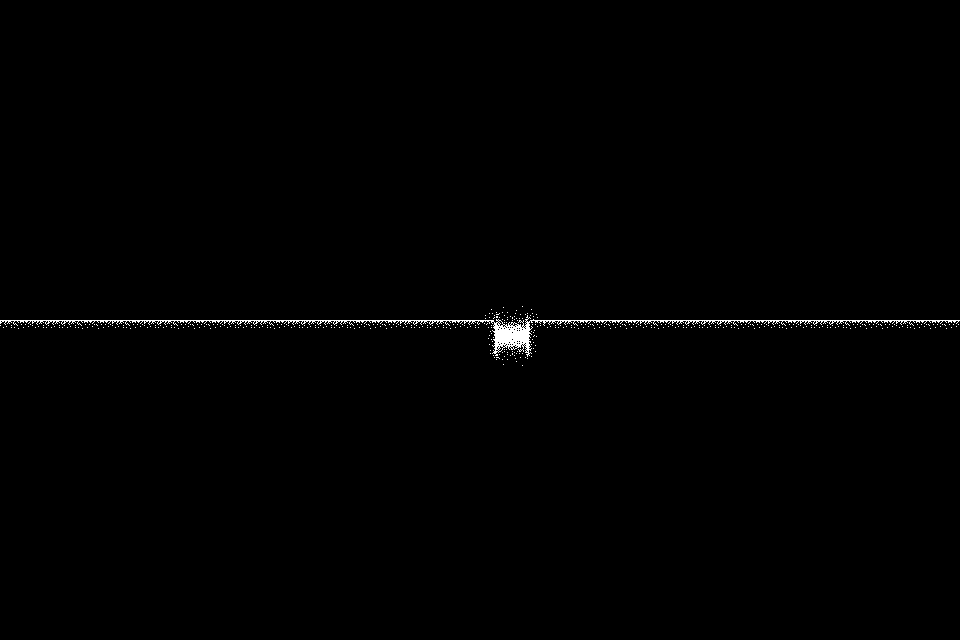

A level layout from a 2D game, rendered from its tile map. Below: a short description, then the map file with tile-grid data replaced by summaries:
An orthogonal 60x40 tile map with 16x16 px tiles, 4 tile layers (BackgroundColor, Playground, Background, Foreground) and 3 objects (spawnBlobby, spawnKing, spawnBlobbyReal).

<map version="1.2" tiledversion="1.2.1" orientation="orthogonal" renderorder="right-down" width="60" height="40" tilewidth="16" tileheight="16" infinite="0" nextlayerid="6" nextobjectid="4">
 <tileset firstgid="1" name="BW-tiles-full" tilewidth="16" tileheight="16" tilecount="160" columns="10">
  <image source="../tilesets/BW-tiles-full.png" width="160" height="256" />
  <tile id="7">
   <properties>
    <property name="collides" type="bool" value="true" />
   </properties>
  </tile>
  <tile id="8">
   <properties>
    <property name="collides" type="bool" value="true" />
   </properties>
  </tile>
  <tile id="9">
   <properties>
    <property name="collides" type="bool" value="true" />
   </properties>
  </tile>
  <tile id="10">
   <properties>
    <property name="collides" type="bool" value="true" />
   </properties>
  </tile>
  <tile id="11">
   <properties>
    <property name="collides" type="bool" value="true" />
   </properties>
  </tile>
  <tile id="12">
   <properties>
    <property name="collides" type="bool" value="true" />
   </properties>
  </tile>
  <tile id="13">
   <properties>
    <property name="collides" type="bool" value="true" />
   </properties>
  </tile>
  <tile id="15">
   <properties>
    <property name="collides" type="bool" value="true" />
   </properties>
  </tile>
  <tile id="16">
   <properties>
    <property name="collides" type="bool" value="true" />
   </properties>
  </tile>
  <tile id="21">
   <properties>
    <property name="collides" type="bool" value="true" />
   </properties>
  </tile>
  <tile id="22">
   <properties>
    <property name="collides" type="bool" value="true" />
   </properties>
  </tile>
  <tile id="25">
   <properties>
    <property name="collides" type="bool" value="true" />
   </properties>
  </tile>
  <tile id="26">
   <properties>
    <property name="collides" type="bool" value="true" />
   </properties>
  </tile>
  <tile id="37">
   <properties>
    <property name="collides" type="bool" value="true" />
   </properties>
  </tile>
  <tile id="39">
   <properties>
    <property name="collides" type="bool" value="true" />
   </properties>
  </tile>
  <tile id="66">
   <properties>
    <property name="collides" type="bool" value="true" />
   </properties>
  </tile>
  <tile id="67">
   <properties>
    <property name="collides" type="bool" value="true" />
   </properties>
  </tile>
  <tile id="68">
   <properties>
    <property name="collides" type="bool" value="true" />
   </properties>
  </tile>
  <tile id="75">
   <properties>
    <property name="collides" type="bool" value="true" />
   </properties>
  </tile>
  <tile id="79">
   <properties>
    <property name="collides" type="bool" value="true" />
   </properties>
  </tile>
  <tile id="85">
   <properties>
    <property name="collides" type="bool" value="true" />
   </properties>
  </tile>
  <tile id="88">
   <properties>
    <property name="collides" type="bool" value="true" />
   </properties>
  </tile>
  <tile id="96">
   <properties>
    <property name="collides" type="bool" value="true" />
   </properties>
  </tile>
  <tile id="97">
   <properties>
    <property name="collides" type="bool" value="true" />
   </properties>
  </tile>
  <tile id="98">
   <properties>
    <property name="collides" type="bool" value="true" />
   </properties>
  </tile>
 </tileset>
 <layer id="4" name="BackgroundColor" width="60" height="40">
  <data>[2400 cells, 2400 non-empty, 1 distinct tile ids]</data>
 </layer>
 <layer id="2" name="Playground" width="60" height="40">
  <data>[2400 cells, 72 non-empty, 14 distinct tile ids]</data>
 </layer>
 <layer id="1" name="Background" width="60" height="40">
  <data>[2400 cells, 555 non-empty, 1 distinct tile ids]</data>
 </layer>
 <layer id="3" name="Foreground" width="60" height="40">
  <data>[2400 cells, 0 non-empty, 0 distinct tile ids]</data>
 </layer>
 <objectgroup id="5" name="spawnpoints">
  <object id="1" name="spawnBlobby" x="300.078" y="287.088">
   <point />
  </object>
  <object id="2" name="spawnKing" x="119.512" y="285.789">
   <point />
  </object>
  <object id="3" name="spawnBlobbyReal" x="7.79423" y="302.676">
   <point />
  </object>
 </objectgroup>
</map>
